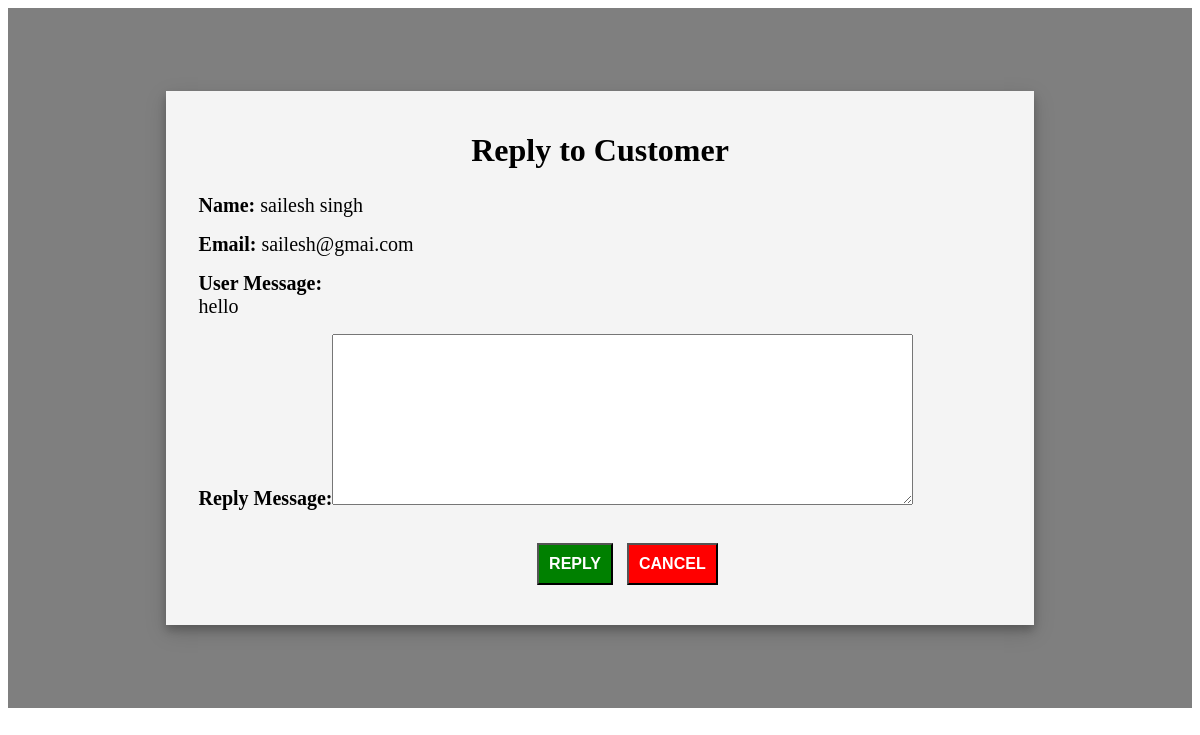
The app's page /admin_panel/reply_msg.php?email=sailesh@gmai.com with its own data.
### tables this page shows
CREATE TABLE `messages` (
  `SN` int(255) NOT NULL,
  `firstname` varchar(255) NOT NULL,
  `lastname` varchar(255) NOT NULL,
  `email` varchar(255) NOT NULL,
  `message` varchar(255) NOT NULL,
  `status` varchar(255) NOT NULL DEFAULT 'not_replied'
);

### admin_panel/reply_msg.php (the view, shortened to what this page needs)
<?php
include "../sns/connection.php";
$database = 'user';
$conn = mysqli_connect($servername, $username, $password, $database);
if (isset($_GET['email'])) {
	$email = $_GET['email'];
	$query_message = "SELECT * FROM messages WHERE email='$email'";
	$query = mysqli_query($conn, $query_message);
	while($row_mes = mysqli_fetch_assoc($query)){
	?>
	<!DOCTYPE html>
	<html>
	<head>
		<link rel="stylesheet" type="text/css" href="reply_msg.css">
	</head>
	<body>
	<form method="POST" class="reply_msg">
		<div class="reply">
			<h1>Reply to Customer</h1>
			<div class="textbox">
				<span style="font-weight:bold;">Name:</span> <?php  echo $row_mes['firstname']; echo ' '.$row_mes['lastname'];  ?>
			</div>
			<div class="textbox">
				<span style="font-weight:bold;">Email:</span> <?php  echo $row_mes['email']; ?>
			</div>
			<div class="textbox">
				<span style="font-weight:bold;">User Message:</span><br> <?php echo $row_mes['message']; ?>
			</div>
			<div class="textbox">
				<span style="font-weight:bold;">Reply Message:</span><textarea name="admin_reply" rows="11" cols="70"></textarea>
			</div>
			<div class="buttons">
				<input type="submit" id="reply_btn" value="REPLY" name="reply_submit">
				<a href="admin.php"><button type="button" id="cancel_btn">CANCEL</button></a>
			</div>
		</div>
	</form>
	<?php
}
			?>
	</body>
	</html>
<?php
}
?>

### admin_panel/reply_msg.css (style rules this page uses)
.reply_msg { width: 100%; height: 100%; overflow: auto; background-color: rgba(0,0,0,0.5); }
.reply { background-color: #f4f4f4; margin: 7% auto; padding: 20px; width: 70%; box-shadow: 0 5px 8px 0 rgba(0,0,0,0.2), 0 7px 20px 0 rgba(0,0,0,0.17); }
.textbox { margin: 10px; padding: 3px; font-size: 20px; }
h1 { text-align: center; }
.buttons { margin-left: 40%; padding: 20px; }
#reply_btn { padding: 10px; background: green; color: white; cursor: pointer; font-size: 16px; font-weight: bold; }
#cancel_btn { padding: 10px; background: red; color: white; cursor: pointer; font-size: 16px; font-weight: bold; margin-left: 10px; }

### records on screen
messages: firstname "sailesh", lastname "singh", email "sailesh@gmai.com", message "hello"
